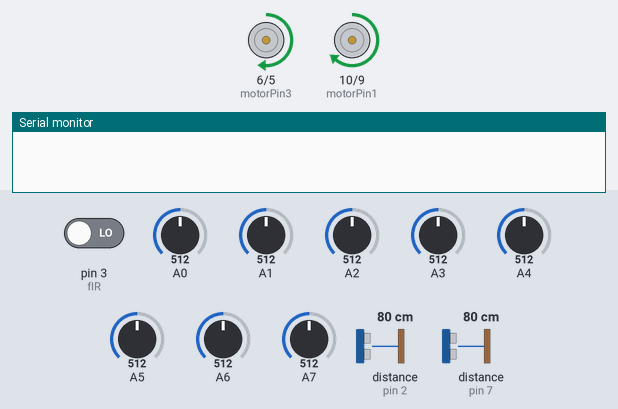
Bench run of a sketch on a simulated Arduino Uno, built with avr-gcc and run on an emulated ATmega328P. Shown: motor-driver pin pairs drawn as motors (green arrow = first pin HIGH = forward, orange = second pin HIGH = backward, longer = more drive), the last lines printed to the serial monitor. The inputs (shaded band) are chosen by the test bench; at power-on: distance to the obstacle (sensors on pin 7, pin 2) 80 cm, pin 3 (fIR) LOW, A0 = 512, A1 = 512, A2 = 512, A3 = 512, A4 = 512, A5 = 512, A6 = 512, A7 = 512. The echo pulse lasts 58.3 µs per cm.

Above: at 2.2 s.
2.3 s: distance to the obstacle (sensor on pin 7) set to 2 cm
At 7.6 s:
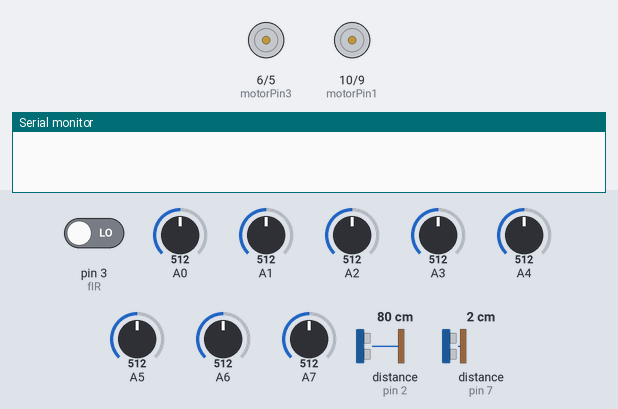
17.4 s: pin 3 (fIR) driven HIGH
At 17.8 s:
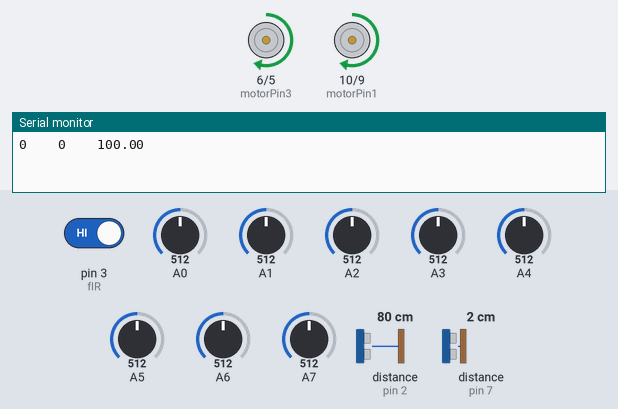
32.5 s: pin 3 (fIR) driven LOW
At 33.7 s:
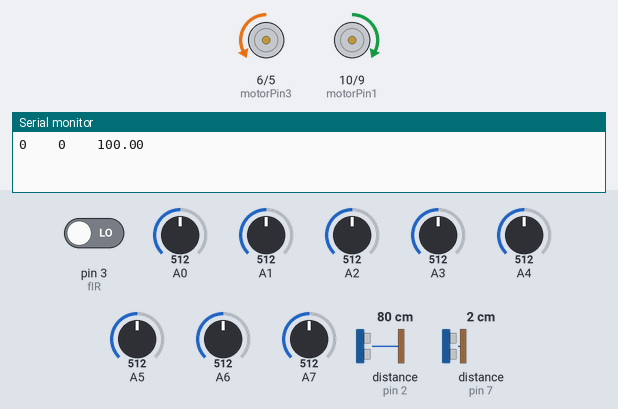
Timing chart, 0 to 35.5 s (numbered marks = the images above; inputs shaded):
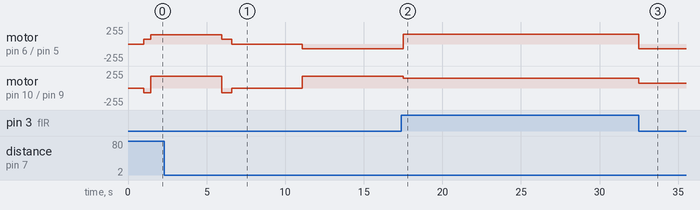

Measured:
- after the input at 17.4 s, motor on pin 6 (motorPin3) / pin 5 (motorPin4): backward 70/255 → forward 150/255 after 0.11 s; motor on pin 10 (motorPin1) / pin 9 (motorPin2): forward 180/255 → forward 150/255 after 0.11 s
- after the input at 32.5 s, motor on pin 6 (motorPin3) / pin 5 (motorPin4): forward 150/255 → backward 70/255 at once; motor on pin 10 (motorPin1) / pin 9 (motorPin2): forward 150/255 → forward 70/255 at once

The sketch:

curverun_test.ino
```cpp
#define sensorNum 8
#define maxSpeed 180
#define rotationSpeed 70

int blackLimit[sensorNum];

const int motorPin1 = 10,motorPin2 = 9;        //right motor
const int motorPin3 = 6,motorPin4 = 5;       //left motor

float error, prevError=0;
float mappedValue, targetValue = 7;

float safety=0.35;

float kp=45;                         //40
float kd=50;                       //10


int motorResponse;
float correction;

int digitalReading[sensorNum];
int leftSpeed,rightSpeed;
int pidAllBlack=0,rightIRsBlack=0,stopAllBlack=0 ;
int leftIR,rightIR;
int contiBlack=5,stopCounter=0;


int time=5;
int curveDelay=4500;
int danceDelay = 300;
int prev, curr, diff;

//sonar shit

const int rSonarTrig = 8;
const int rSonarEcho = 7;

const int lSonarTrig = 11;
const int lSonarEcho = 2;

int rDistance;
int lDistance;
int sonarDifference;
int caveMin=40,caveMax=150;

int fIR=3;

void setup()
{
  //initialize IR pins
  for(int i = 0; i < sensorNum; i++)
  {
    pinMode(A0 + i, INPUT);
  }

  //initialize motor pins
  pinMode(motorPin1, OUTPUT);
  pinMode(motorPin2, OUTPUT);
  pinMode(motorPin3, OUTPUT);
  pinMode(motorPin4, OUTPUT);

    pinMode(rSonarTrig, OUTPUT);
  pinMode(rSonarEcho, INPUT);
  pinMode(lSonarTrig, OUTPUT);
  pinMode(lSonarEcho, INPUT);
  pinMode(fIR, INPUT);

  delay(1000);
    Serial.begin(9600);


}


void loop()
{
plannedCRotate();
delay(curveDelay/10);
motor(140,maxSpeed);
delay(curveDelay);
plannedCRotate();
delay(curveDelay/7);
brake();
delay(curveDelay);
//sensorRead();

sensorMapping();
Serial.print(leftSpeed);
Serial.print("    ");
Serial.print(rightSpeed);
Serial.print("    ");
Serial.print(mappedValue);
Serial.println("    ");
/*// For IR Reading
for(int i = 0; i < sensorNum; i++)


{
  //Serial.print(analogRead(A0+i));
  if(analogRead(A0+i)<blackLimit[i])
 Serial.print("B");
 else Serial.print("W");
 Serial.print(" ");
 Serial.print(analogRead(A0+i));
 Serial.print(" && ");
 Serial.print(blackLimit[i]);
 Serial.print(" ||| ");
}
Serial.println();
Serial.print(leftIR);
Serial.print(" & ");
Serial.println(rightIR);
*/


//movement
//

 if (((rightIRsBlack==1 && rightIR==1) || pidAllBlack==1) && stopAllBlack!=1)

    {rightIR = 0; plannedCRotate(); delay(400);  sensorMapping();}


 if(mappedValue!=100)
   {
      pid();
      motor(leftSpeed,rightSpeed);
   }

 else
  {
      sideSonarReadings();
      if(rDistance<15)
      {
            if(lDistance<15 && rDistance<15)
            {firstCave();}
            else
            secondCave();
      }
     else {
      if (leftIR==1 && rightIR==0)
      {{while(digitalReading[4]!=1)
      {plannedACRotate();
      sensorMapping();
      }
      pid();
      motor(leftSpeed,rightSpeed);
      } leftIR=0;}

      else if (leftIR==0 && rightIR==1)
      {{while(digitalReading[3]!=1)
      {plannedCRotate();
      sensorMapping();
      }
      pid();
      motor(leftSpeed,rightSpeed);
      } rightIR=0;}

      else if (leftIR==1 && rightIR==1)
      {{while(digitalReading[3]!=1)
      {plannedCRotate();
      sensorMapping();
      }
      pid();
      motor(leftSpeed,rightSpeed);
      } leftIR=0;rightIR=0;}
      else {
      while(mappedValue==100){
      motor(maxSpeed,maxSpeed);
      }
      }
     }
   }
 }


void pid()
{

  error=targetValue-mappedValue;
  correction=(kp*error)+(kd*(error-prevError));
  prevError=error;
  motorResponse=(int)correction;

 if(motorResponse>maxSpeed) motorResponse=maxSpeed;

if(motorResponse<-maxSpeed) motorResponse=-maxSpeed;

   if(motorResponse>0)
  {
    rightSpeed=maxSpeed;
    leftSpeed=maxSpeed-motorResponse;
  }
  else
  {
    rightSpeed=maxSpeed+ motorResponse;
    leftSpeed=maxSpeed;
  }

}

void motor(int left, int right)
{

  if(right>0)
  {
  analogWrite(motorPin1,right);
  analogWrite(motorPin2,0);
  }
  else
  {
    analogWrite(motorPin1,0);
    analogWrite(motorPin2,-right);
  }

  if(left>0)
  {
  analogWrite(motorPin3,left);
  analogWrite(motorPin4,0);
  }
  else
  {
   analogWrite(motorPin3,0);
   analogWrite(motorPin4,-left);
  }

 }


void brake(void)
{
  analogWrite(motorPin1, 0);
  analogWrite(motorPin2, 0);
  analogWrite(motorPin3, 0);
  analogWrite(motorPin4, 0);
}

void plannedACRotate()
{
  analogWrite(motorPin1,rotationSpeed);
  analogWrite(motorPin2, 0);
  analogWrite(motorPin3, 0);
  analogWrite(motorPin4,rotationSpeed);

}

void plannedCRotate()
{
  analogWrite(motorPin1,0);
  analogWrite(motorPin2, rotationSpeed);
  analogWrite(motorPin3, rotationSpeed);
  analogWrite(motorPin4,0);

}

/*
void dance(void)
{

int loopCounter = (int) (danceDelay / diff);

  for(int i = loopCounter; i > 0; i--)
  {

  plannedCRotate();

  sensorMapping();

   if(mappedValue != 100)
   {
    pid();
    motor(leftSpeed, rightSpeed);
    return;
   }

  }

  for(int i = 2 * loopCounter; i > 0; i--)
  {
  plannedACRotate();

  sensorMapping();

   if(mappedValue != 100)
   {
    pid();
    motor(leftSpeed, rightSpeed);
    return;
   }

  }

}
*/

//sonar functions
long mstocm(long microseconds)
{

  return (microseconds*346.3)/2/10000;
}

int trigger(int trigPin,int echopin)
{
  digitalWrite(trigPin, LOW);
  delayMicroseconds(2);
  digitalWrite(trigPin, HIGH);
  delayMicroseconds(10);
  digitalWrite(trigPin, LOW);
  int distance =  mstocm(pulseIn(echopin, HIGH));
  return distance;
}

void sideSonarReadings(){

   rDistance= trigger(rSonarTrig,rSonarEcho);
   lDistance= trigger(lSonarTrig,lSonarEcho);
 sonarDifference  = rDistance - lDistance;
}

void secondCave()
{ do
  {
  if (digitalRead(fIR)==1)

  {caveForward(caveMax);}
  else if (digitalRead(fIR)==0 && rDistance<15)
  {plannedACRotate(); delay(200);}
  sideSonarReadings();
  sensorMapping();

  } while(mappedValue == 100);

}
void firstCave()
{
  sideSonarReadings();

while(sonarDifference>-8 && sonarDifference<8)
{

  caveForward(caveMax);
  sideSonarReadings();
}
while(sonarDifference>=8)
{
  caveRight(caveMax+sonarDifference, caveMin+sonarDifference);
  sideSonarReadings();
}
while(sonarDifference<=-8)
{
  caveLeft(caveMax-sonarDifference, caveMin-sonarDifference);
  sideSonarReadings();
}

}

void caveForward(int beshi)
{
  analogWrite(motorPin1, beshi);
  analogWrite(motorPin2 , 0);
  analogWrite(motorPin3, beshi);
  analogWrite(motorPin4, 0);

}

void caveLeft(int beshi,int kom)
{
  analogWrite(motorPin1, beshi);
  analogWrite(motorPin2, 0);
  analogWrite(motorPin3, 0);
  analogWrite(motorPin4, kom);

}

void caveRight(int beshi,int kom)
{
  analogWrite(motorPin1, 0);
  analogWrite(motorPin2, kom);
  analogWrite(motorPin3, beshi);
  analogWrite(motorPin4, 0);

}

 //auto calibration
void sensorMapping()
{
int sum=0,pidDetect=0, stopDetect=0;

 for (int i = 0; i <sensorNum; i++)
  {

    if (analogRead(A0+i) < blackLimit[i])
     {

      if(i>0 && i<7) {sum += i*2; pidDetect++;}
      stopDetect++;
      digitalReading[i]= 1;
    } else digitalReading[i]= 0;


  }
   if(pidDetect!=0){
  mappedValue = sum / pidDetect;
   }
   else mappedValue=100;


if (digitalReading[0]==1 || digitalReading[7]==1)
{leftIR=digitalReading[0]; rightIR=digitalReading[7];}

if(digitalReading[5]==1 || digitalReading[6]==1)
{rightIRsBlack=1;}else rightIRsBlack=0;

if(pidDetect==6)
{pidAllBlack=1;}else pidAllBlack=0;

if(stopDetect==sensorNum)
{
stopAllBlack=1;

} else {stopAllBlack=0;}

}


void calibration()
{
  plannedCRotate();
  float upSum = 0,lowSum = 0;
  int sensorArray[sensorNum][2];

  for(int i = 0; i < sensorNum; i++)
    {
      sensorArray[i][0] = analogRead(A0+i);
      sensorArray[i][1] = analogRead(A0+i);
    }


  int loopCounter = (int)(time * 1000 / 2.5);
  while(loopCounter)
  {
    for(int i = 0; i < sensorNum; i++)
    {
      if(analogRead(A0+i)<sensorArray[i][0]) sensorArray[i][0]=analogRead(A0+i);
      if(analogRead(A0+i)>sensorArray[i][1]) sensorArray[i][1]=analogRead(A0+i);
    }
  loopCounter--;

  }

 for(int i=0; i < sensorNum; i++)
  blackLimit[i] = (int)(sensorArray[i][0] + safety * (sensorArray[i][1] - sensorArray[i][0]));
prev = millis();
sensorMapping ();
curr= millis();
diff = curr - prev;

  brake();
  delay(1000);

}
```
